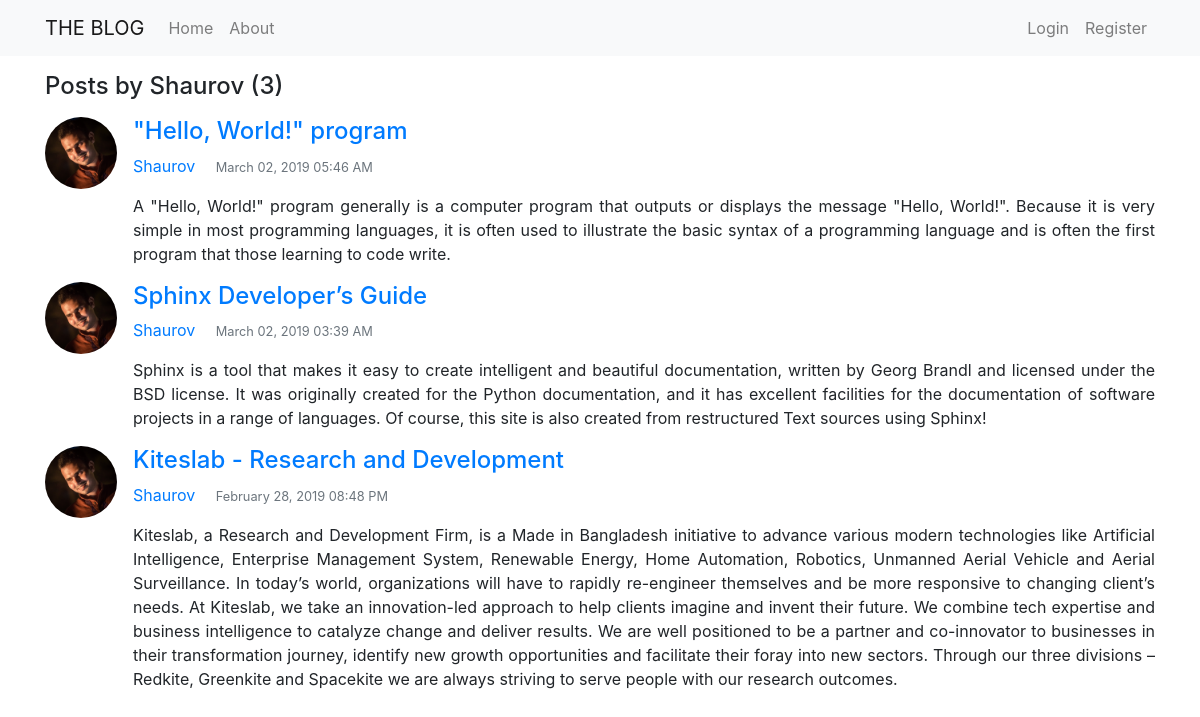
Page /user/Shaurov/ on the earlier database version.
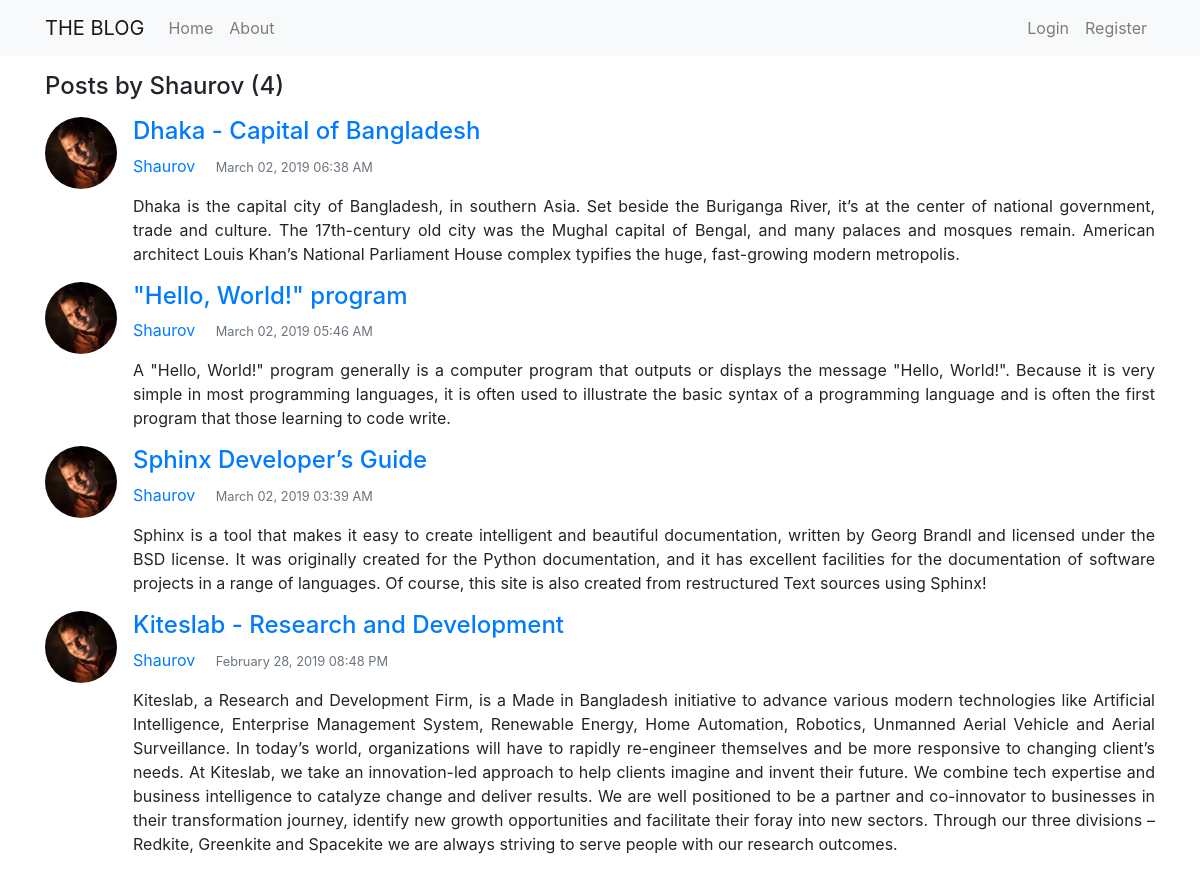
Same page on the later database version.
### blog/models.py (models this page shows, shortened)
class Post(models.Model):
	title = models.CharField(max_length=100)
	content = models.TextField()
	date_posted = models.DateTimeField(default=timezone.now)
	author = models.ForeignKey(User, on_delete=models.CASCADE)

### users/models.py (models this page shows, shortened)
class Profile(models.Model):
	user = models.OneToOneField(User, on_delete=models.CASCADE)
	image = models.ImageField(default='default.jpg', upload_to='profile_pics')

### blog/views.py (the view)
# urls.py: path('user/<str:username>/', UserPostListView.as_view(), name='user-posts'),
class UserPostListView(ListView):
    model = Post
    template_name = 'blog/user_posts.html'
    context_object_name = 'posts'
    paginate_by = 4
    def get_queryset(self):
        user = get_object_or_404(User, username=self.kwargs.get('username'))
        return Post.objects.filter(author=user).order_by('-date_posted')

### blog/templates/blog/user_posts.html (shortened to what this page needs)
{% extends "blog/base.html" %}
{% block body %}
  <h4 class="mb-3">Posts by {{ view.kwargs.username }} ({{ page_obj.paginator.count }})</h4>
  {% for post in posts %}
      <article class="media content-section">
        <img class="rounded-circle article-img mr-3" width="72" height="72" src="{{ post.author.profile.image.url }}">
        <div class="media-body">
          <h4><a class="article-title" href="{% url 'post-detail' post.id %}">{{ post.title }}</a></h4>
          <div class="article-metadata">
            <a class="mr-3" href="{% url 'user-posts' post.author.username %}">{{ post.author }}</a>
            <small class="text-muted">{{ post.date_posted|date:"F d, Y h:i A" }}</small>
          </div>
          <p class="article-content mt-3" align="justify">{{ post.content }}</p>
        </div>
	    </article>
  {% endfor %}
{% endblock %}

Differences in the rows shown:
added Post: author.profile.image (picture), title "Dhaka - Capital of Bangladesh", author "Shaurov", date_posted "March 02, 2019 06:38 AM", content "Dhaka is the capital city of Bangladesh, in southern Asia. Set beside the Buriganga River, it’s at the center of national government, trade and culture. The 17th-century old city was the Mughal capital of Bengal, and many palaces and mosques remain. American architect Louis Khan’s National Parliament House complex typifies the huge, fast-growing modern metropolis."
Other differences:
{{ page_obj.paginator.count }}: "3" → "4"
